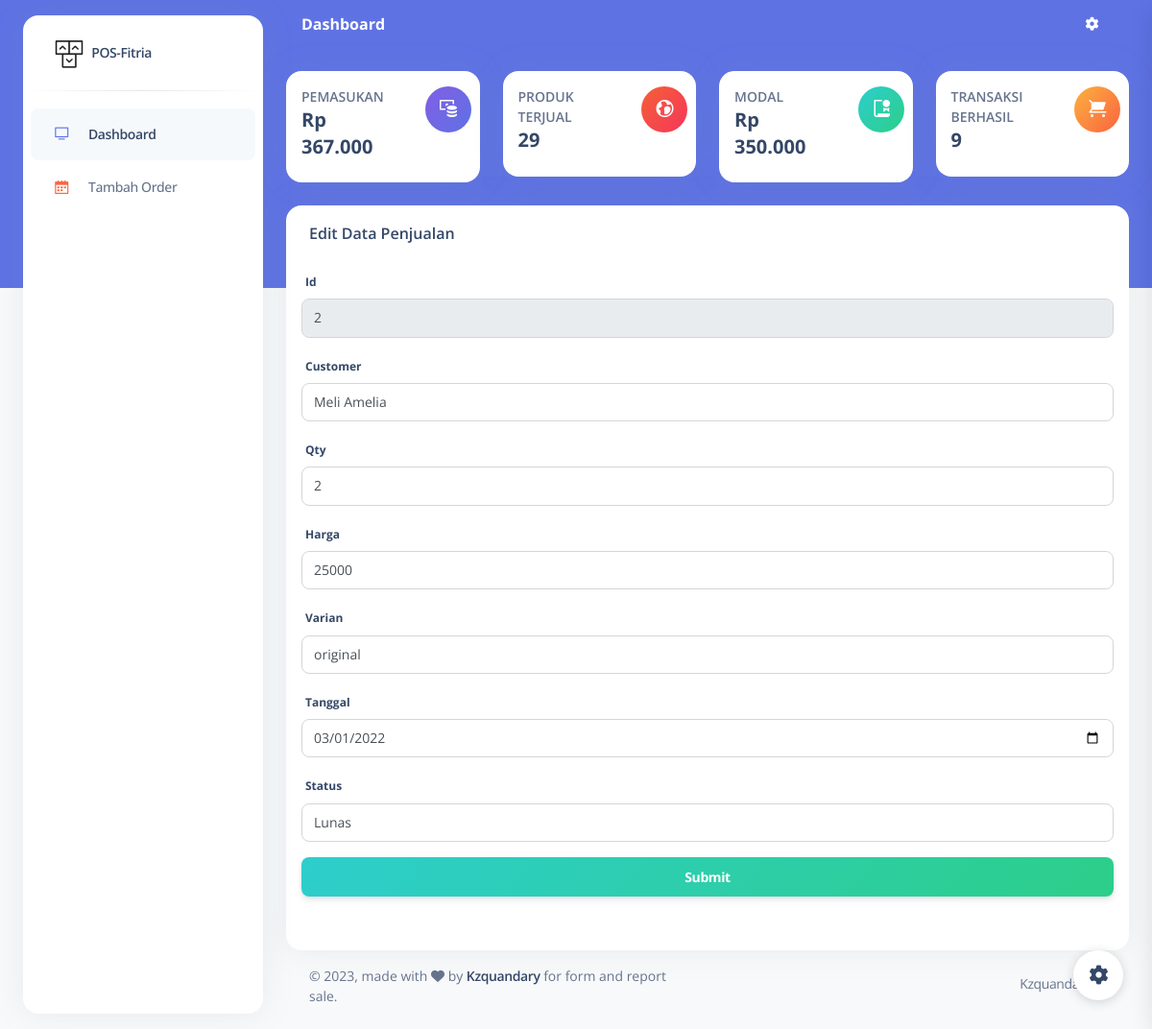
Page /edit.php?id=2 on the committed database.
### tables this page shows
CREATE TABLE `sale` (
  `id` int(10) NOT NULL,
  `customer` varchar(50) NOT NULL,
  `qty` int(3) NOT NULL,
  `harga` varchar(30) NOT NULL,
  `varian` text NOT NULL,
  `tanggal` date NOT NULL,
  `status` enum('Lunas','Belum Bayar') NOT NULL
);

### edit.php (the view, shortened to what this page needs)
<?php
include 'koneksi.php';
if (isset($_GET["id"])) {
    $id = $_GET['id'];
    $sql = "SELECT * FROM sale WHERE id='$id'";
    $result = mysqli_query($con, $sql);
    $data = mysqli_fetch_assoc($result);
}
?>
<!DOCTYPE html>
<html lang="en">
<head>
  <link href="./assets/css/nucleo-icons.css" rel="stylesheet" />
  <link href="./assets/css/nucleo-svg.css" rel="stylesheet" />
  <link href="./assets/css/nucleo-svg.css" rel="stylesheet" />
  <link id="pagestyle" href="./assets/css/argon-dashboard.css?v=2.0.4" rel="stylesheet" />
</head>
<body class="g-sidenav-show   bg-gray-100">
  <aside class="sidenav bg-white navbar navbar-vertical navbar-expand-xs border-0 border-radius-xl my-3 fixed-start ms-4 " id="sidenav-main">
    <div class="sidenav-header">
      <a class="navbar-brand m-0" href=" https://demos.creative-tim.com/argon-dashboard/pages/dashboard.html " target="_blank">
        <img src="./assets/img/logo-ct-dark.png" class="navbar-brand-img h-100" alt="main_logo">
        <span class="ms-1 font-weight-bold">POS-Fitria</span>
      </a>
    </div>
    <hr class="horizontal dark mt-0">
    <div class="collapse navbar-collapse  w-auto " id="sidenav-collapse-main">
      <ul class="navbar-nav">
        <li class="nav-item">
          <a class="nav-link active" href="index.php">
            <div class="icon icon-shape icon-sm border-radius-md text-center me-2 d-flex align-items-center justify-content-center">
              <i class="ni ni-tv-2 text-primary text-sm opacity-10"></i>
            </div>
            <span class="nav-link-text ms-1">Dashboard</span>
          </a>
        </li>
        <li class="nav-item">
          <a class="nav-link " href="order.php">
            <div class="icon icon-shape icon-sm border-radius-md text-center me-2 d-flex align-items-center justify-content-center">
              <i class="ni ni-calendar-grid-58 text-warning text-sm opacity-10"></i>
            </div>
            <span class="nav-link-text ms-1">Tambah Order</span>
          </a>
        </li>
  </aside>
  <main class="main-content position-relative border-radius-lg ">
    <nav class="navbar navbar-main navbar-expand-lg px-0 mx-4 shadow-none border-radius-xl " id="navbarBlur" data-scroll="false">
      <div class="container-fluid py-1 px-3">
        <nav aria-label="breadcrumb">
          <h6 class="font-weight-bolder text-white mb-0">Dashboard</h6>
        </nav>
        <div class="collapse navbar-collapse mt-sm-0 mt-2 me-md-0 me-sm-4" id="navbar">
          <ul class="navbar-nav  justify-content-end">
            <li class="nav-item px-3 d-flex align-items-center">
              <a href="javascript:;" class="nav-link text-white p-0">
                <i class="fa fa-cog fixed-plugin-button-nav cursor-pointer"></i>
              </a>
            </li>
          </ul>
        </div>
      </div>
    </nav>
    <div class="container-fluid py-4">
      <div class="row">
        <div class="col-xl-3 col-sm-6 mb-xl-0 mb-4">
          <div class="card">
            <div class="card-body p-3">
              <div class="row">
                <div class="col-8">
                  <div class="numbers">
                    <p class="text-sm mb-0 text-uppercase font-weight-bold">Pemasukan</p>
                    <h5 class="font-weight-bolder">
                    <?php
$query = mysqli_query($con,"SELECT SUM(harga) as total_pemasukan FROM sale");
if ($row = mysqli_fetch_assoc($query)) {
  echo "Rp " . number_format($row['total_pemasukan'],0,',','.');
}
?>
                    </h5>
                  </div>
                </div>
                <div class="col-4 text-end">
                  <div class="icon icon-shape bg-gradient-primary shadow-primary text-center rounded-circle">
                    <i class="ni ni-money-coins text-lg opacity-10" aria-hidden="true"></i>
                  </div>
                </div>
              </div>
            </div>
          </div>
        </div>
        <div class="col-xl-3 col-sm-6 mb-xl-0 mb-4">
          <div class="card">
            <div class="card-body p-3">
              <div class="row">
                <div class="col-8">
                  <div class="numbers">
                    <p class="text-sm mb-0 text-uppercase font-weight-bold">Produk Terjual</p>
                    <h5 class="font-weight-bolder">
                    <?php
$query = mysqli_query($con,"SELECT SUM(qty) as qty FROM sale");
if ($row = mysqli_fetch_assoc($query)) {
  echo $row['qty'];
}
?>
                    </h5>
                  </div>
                </div>
                <div class="col-4 text-end">
                  <div class="icon icon-shape bg-gradient-danger shadow-danger text-center rounded-circle">
                    <i class="ni ni-world text-lg opacity-10" aria-hidden="true"></i>
                  </div>
                </div>
              </div>
            </div>
          </div>
        </div>
        <div class="col-xl-3 col-sm-6 mb-xl-0 mb-4">
          <div class="card">
            <div class="card-body p-3">
              <div class="row">
                <div class="col-8">
                  <div class="numbers">
                    <p class="text-sm mb-0 text-uppercase font-weight-bold">Modal</p>
                    <h5 class="font-weight-bolder">
                    <?php
$query = mysqli_query($con,"SELECT SUM(harga) as total_modal FROM modal");
if ($row = mysqli_fetch_assoc($query)) {
  echo "Rp " . number_format($row['total_modal'],0,',','.');
}
?>
                    </h5>
                  </div>
                </div>
                <div class="col-4 text-end">
                  <div class="icon icon-shape bg-gradient-success shadow-success text-center rounded-circle">
                    <i class="ni ni-paper-diploma text-lg opacity-10" aria-hidden="true"></i>
                  </div>
                </div>
              </div>
            </div>
          </div>
        </div>
        <div class="col-xl-3 col-sm-6">
          <div class="card">
            <div class="card-body p-3">
              <div class="row">
                <div class="col-8">
                  <div class="numbers">
                    <p class="text-sm mb-0 text-uppercase font-weight-bold">Transaksi Berhasil</p>
                    <h5 class="font-weight-bolder">
                    <?php
$query = mysqli_query($con,"SELECT * FROM sale");
$row = mysqli_num_rows($query);
                    echo $row;
?>
                    </h5>
                  </div>
                </div>
                <div class="col-4 text-end">
                  <div class="icon icon-shape bg-gradient-warning shadow-warning text-center rounded-circle">
                    <i class="ni ni-cart text-lg opacity-10" aria-hidden="true"></i>
                  </div>
                </div>
              </div>
            </div>
          </div>
        </div>
      </div>
      <div class="row mt-4">
        <div class="col-lg-14 mb-lg-0 mb-4">
          <div class="card z-index-2 h-100">
            <div class="card-header pb-0 pt-3 bg-transparent">
              <h6 class="text-capitalize">Edit Data Penjualan</h6>
            </div>
            <div class="card-body p-3">
              <div class="card-body px-0 pt-0 pb-2">
              <div class="col-md-12">
                <form action="aksiedit.php" method="POST">
                  <div class="form-group">
                    <label for="example-text-input" class="form-control-label">Id</label>
                    <input class="form-control" type="text" name="id" value="<?php echo $data['id']; ?>" readonly>
                  </div>
                  <div class="form-group">
                    <label for="example-text-input" class="form-control-label">Customer</label>
                    <input class="form-control" type="text" name="customer" value="<?php echo $data['customer']; ?>">
                  </div>
                  <div class="form-group">
                    <label for="example-text-input" class="form-control-label">Qty</label>
                    <input class="form-control" type="number" name="qty" value="<?php echo $data['qty'] ?>">
                  </div>
                  <div class="form-group">
                    <label for="example-text-input" class="form-control-label">Harga</label>
                    <input class="form-control" type="number" name="harga" value="<?php echo $data['harga'] ?>">
                  </div>
                  <div class="form-group">
                    <label for="example-text-input" class="form-control-label">Varian</label>
                    <input class="form-control" type="text" name="varian" value="<?php echo $data['varian'] ?>">
                  </div>
                  <div class="form-group">
                    <label for="example-text-input" class="form-control-label">Tanggal</label>
                    <input class="form-control" type="date" name="tanggal" value="<?php echo $data['tanggal'] ?>">
                  </div>
                  <div class="form-group">
                    <label for="example-text-input" class="form-control-label">Status</label>
                    <select class="form-control" id="status" name="status">
                        <option class="form-control"  value="Lunas">Lunas</option>
                    </select>
                  </div>
                  <div class="form-group d-grid gap-2">
                    <button class="btn bg-gradient-success" type="submit"> Submit </button>
                  </div>
                </form>
                </div>
            </div>
          </div>
        </div>
      </div>
      <footer class="footer pt-3  ">
        <div class="container-fluid">
          <div class="row align-items-center justify-content-lg-between">
            <div class="col-lg-6 mb-lg-0 mb-4">
              <div class="copyright text-center text-sm text-muted text-lg-start">
                © ,
                made with <i class="fa fa-heart"></i> by
                <a href="https://www.instagram.com/kzquandary" class="font-weight-bold" target="_blank">Kzquandary</a>
                for form and report sale.
              </div>
            </div>
            <div class="col-lg-6">
              <ul class="nav nav-footer justify-content-center justify-content-lg-end">
                <li class="nav-item">
                  <a href="https://www.instagram.com/kzquandary" class="nav-link text-muted" target="_blank">Kzquandary</a>
                </li>
              </ul>
            </div>
          </div>
        </div>
      </footer>
    </div>
  </main>
  <div class="fixed-plugin">
    <a class="fixed-plugin-button text-dark position-fixed px-3 py-2">
      <i class="fa fa-cog py-2"> </i>
    </a>
    </div>
</body>
</html>

### assets/css/nucleo-svg.css (style rules this page uses)
.icon { display: inline-block; color: #111111; height: 1em; width: 1em; }
.icon-sm { height: 0.8em; width: 0.8em; }
.icon { fill: currentColor; stroke: none; }

### rows in the picture
sale: id "2", customer "Meli Amelia", qty "2", harga "25000", varian "original", tanggal "03/01/2022"

### other values in the picture
$row['total_pemasukan'] "367.000"
$row['qty'] "29"
$row['total_modal'] "350.000"
$row "9"
